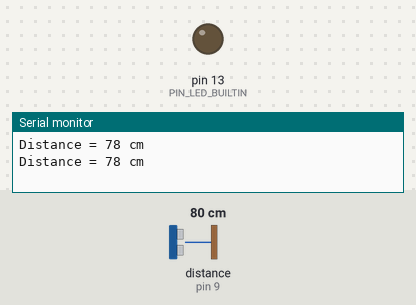
Bench run of a sketch on a simulated Arduino Uno, built with avr-gcc and run on an emulated ATmega328P. Parts: output pins drawn as LEDs (lit = HIGH), the last lines printed to the serial monitor. Wiring (inferred from the names in the program): ultrasonic range finder: trigger pin 8; echo pin 9. Inputs (shaded band) come from the test bench; at power-on: distance to the obstacle (sensor on pin 9) 80 cm. The echo pulse lasts 58.3 µs per cm; pins used as bus, display or sensor lines are not drawn.

Above: at 1.8 s.
1.9 s: distance to the obstacle (sensor on pin 9) set to 13 cm
3.4 s: distance to the obstacle (sensor on pin 9) set to 10 cm
At 5.2 s:
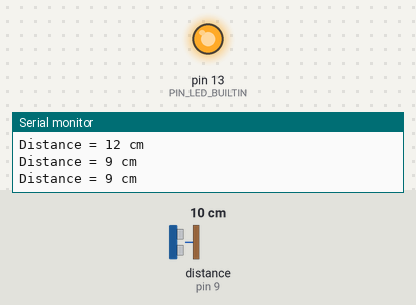
5.5 s: distance to the obstacle (sensor on pin 9) set to 18 cm
At 7.0 s:
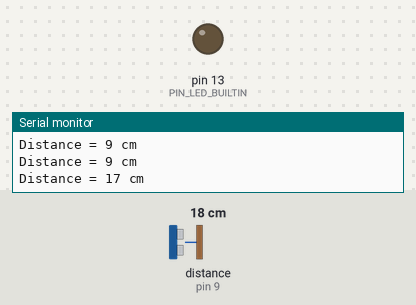
7.5 s: distance to the obstacle (sensor on pin 9) set to 2 cm
At 8.6 s:
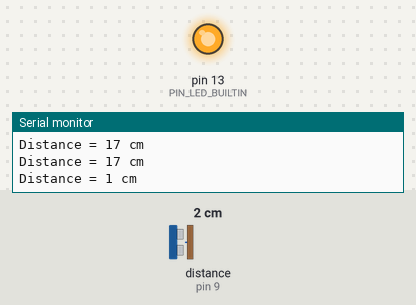
Timing chart, 0 to 10.5 s (numbered marks = the images above; inputs shaded):
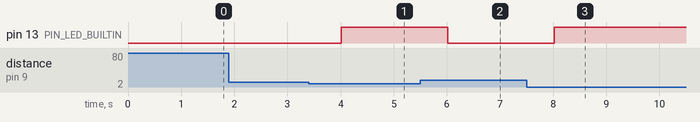

The sketch:

HC-SR04_Ultrasound.ino
```cpp
// (licence header left out)
#define PIN_TRIGGER 8
#define PIN_ECHO 9
#define PIN_LED_BUILTIN 13
#define DELAY_MS 1000
#define DISTANCE_BLINK_CM 10

void setup() {
  pinMode(PIN_TRIGGER, OUTPUT);
  pinMode(PIN_ECHO, INPUT);
  pinMode(PIN_LED_BUILTIN, OUTPUT);
  Serial.begin(9600);
}

void loop() {
  digitalWrite(PIN_TRIGGER, LOW);
  delayMicroseconds(2);
  digitalWrite(PIN_TRIGGER, HIGH);
  delayMicroseconds(10);
  digitalWrite(PIN_TRIGGER, LOW);

  long duration = pulseIn(PIN_ECHO, HIGH);
  long distance_cm = get_distance_cm(duration);

  if (distance_cm <= DISTANCE_BLINK_CM) {
    digitalWrite(PIN_LED_BUILTIN, HIGH);
  } else {
    digitalWrite(PIN_LED_BUILTIN, LOW);
  }

  Serial.print("Distance = ");
  Serial.print(distance_cm);
  Serial.print(" cm\n");

  delay(DELAY_MS);
}

long get_distance_cm(long duration) {
  return duration * 0.0340 / 2; /* Distance = (Time x Sound speed in Air (340 m/s))/2 */
}
```

Measured:
- the behaviour switches between 12 and 11 cm on distance to the obstacle (sensor on pin 9) (found by bisection; images 0 and 1)
- after the input at 3.4 s, pin 13 (PIN_LED_BUILTIN): LOW → HIGH after 0.62 s
- after the input at 5.5 s, pin 13 (PIN_LED_BUILTIN): HIGH → LOW after 0.52 s
- after the input at 7.5 s, pin 13 (PIN_LED_BUILTIN): LOW → HIGH after 0.52 s
